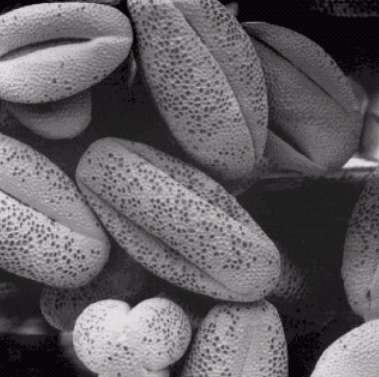
#> input picture imagens/figura09-sift.png, 379 x 377 px
$ python sift.py
#> lines starting #> are read from the running program, lines starting #| are printed output that depends on the picture
import cv2

PATH = "imagens/figura09-sift.png"

img = cv2.imread(PATH, 1)
#> img is the input picture: shape (377, 379, 3); mean B, G, R 98.1, 94.8, 98.1
img_gray = cv2.cvtColor(img, cv2.COLOR_RGB2GRAY)

sift = cv2.SIFT_create()
kp, desc = sift.detectAndCompute(img_gray, None)
#> kp = 2440 keypoints; strongest (x, y, size): (354, 162, 8.3), (106, 328, 40.7), (132, 302, 7.9), (302, 352, 27.3)

print(f"Keypoints detectados: {len(kp)}")
#| Keypoints detectados: 2440

img_kp = cv2.drawKeypoints(img_gray, kp, None, flags=cv2.DRAW_MATCHES_FLAGS_DEFAULT)
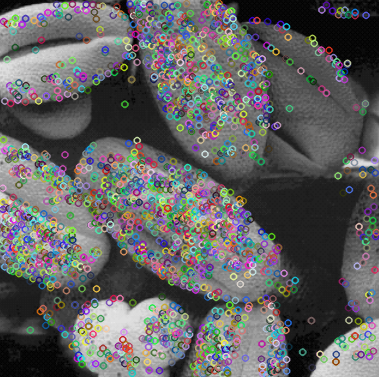
#> img_kp: shape (377, 379, 3); mean of channels 0, 1, 2 97.5, 97.2, 97.3; drawn as B, G, R
img_rich = cv2.drawKeypoints(img_gray, kp, None, flags=cv2.DRAW_MATCHES_FLAGS_DRAW_RICH_KEYPOINTS)
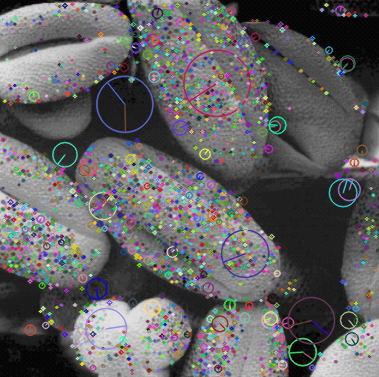
#> img_rich: shape (377, 379, 3); mean of channels 0, 1, 2 98.4, 97.5, 98; drawn as B, G, R

cv2.namedWindow("Original", 2)
cv2.imshow("Original", img_gray)
cv2.namedWindow("SIFT Keypoints", 2)
cv2.imshow("SIFT Keypoints", img_kp)
cv2.namedWindow("SIFT Rich", 2)
cv2.imshow("SIFT Rich", img_rich)

cv2.waitKey(0)
cv2.destroyAllWindows()

$ run again, with imagens/figura26a-pdi.png copied over imagens/figura09-sift.png
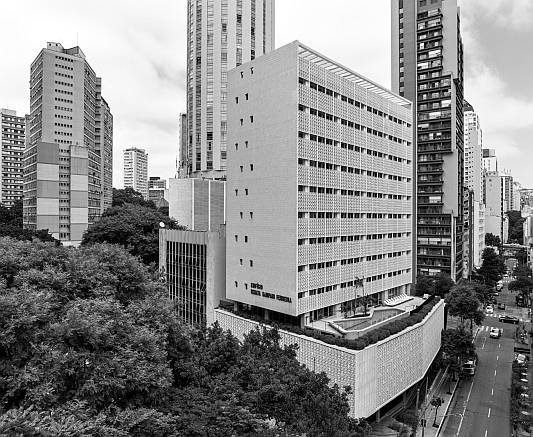
#> input picture imagens/figura26a-pdi.png, 533 x 437 px
#> img is the input picture: shape (437, 533, 3); min 0, max 255, mean 135.7
#> kp = 2086 keypoints; strongest (x, y, size): (162, 224, 3), (422, 44, 2.7), (438, 134, 2), (426, 296, 3.1)
#| Keypoints detectados: 2086
#> `img_kp = cv2.drawKeypoints(img_gray, kp, None, flags=cv2.DRAW_MATCHES_..`:
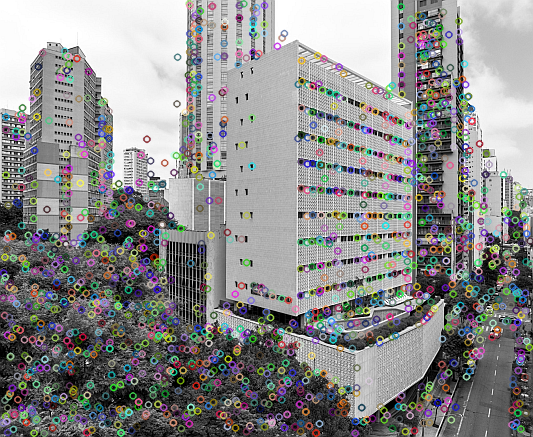
#> img_kp: shape (437, 533, 3); mean of channels 0, 1, 2 139.7, 140, 140.1; drawn as B, G, R
#> `img_rich = cv2.drawKeypoints(img_gray, kp, None, flags=cv2.DRAW_MATCHE..`:
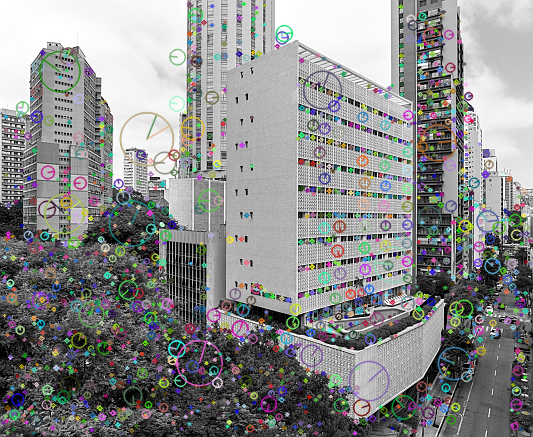
#> img_rich: shape (437, 533, 3); mean of channels 0, 1, 2 138.7, 139, 138.3; drawn as B, G, R

$ run again, with imagens/frutas-morfologia.png copied over imagens/figura09-sift.png
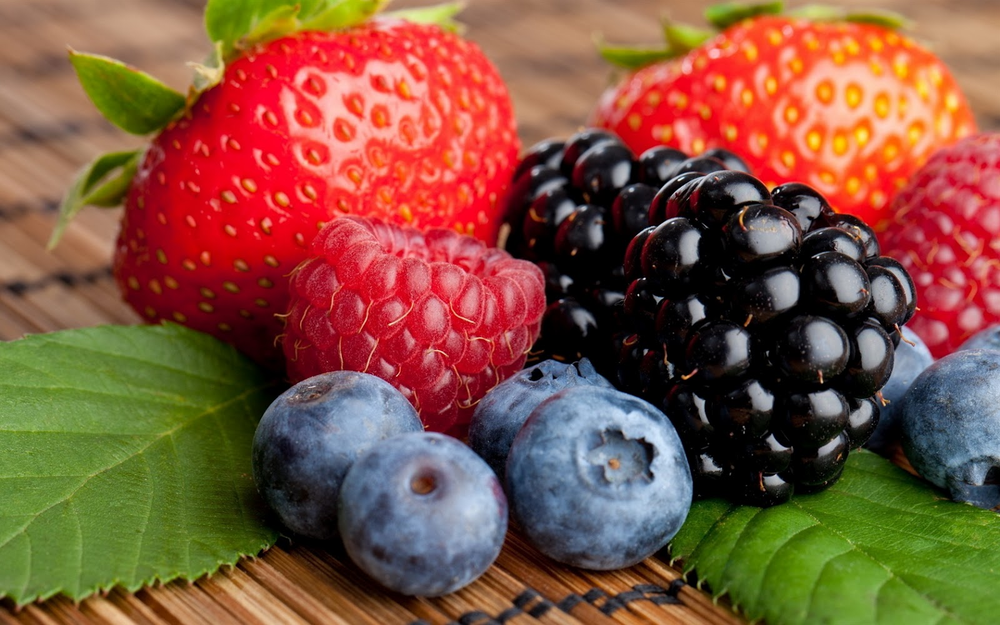
#> input picture imagens/frutas-morfologia.png, 1000 x 625 px, shrunk from 1600 x 1000 before the run
#> img is the input picture: shape (625, 1000, 3); mean B, G, R 62.7, 84.1, 129.7
#> `img_gray = cv2.cvtColor(img, cv2.COLOR_RGB2GRAY)`:
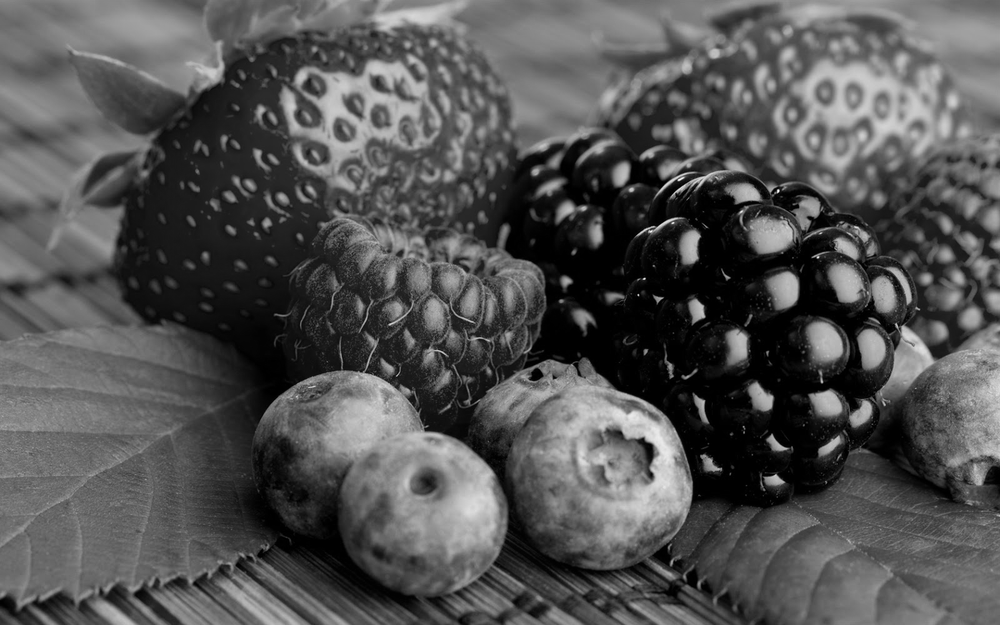
#> img_gray: shape (625, 1000); min 0, max 254, mean 82.9
#> kp = 2927 keypoints; strongest (x, y, size): (778, 191, 1.9), (785, 289, 20.6), (827, 403, 17.6), (697, 310, 11.5)
#| Keypoints detectados: 2927
#> `img_rich = cv2.drawKeypoints(img_gray, kp, None, flags=cv2.DRAW_MATCHE..`:
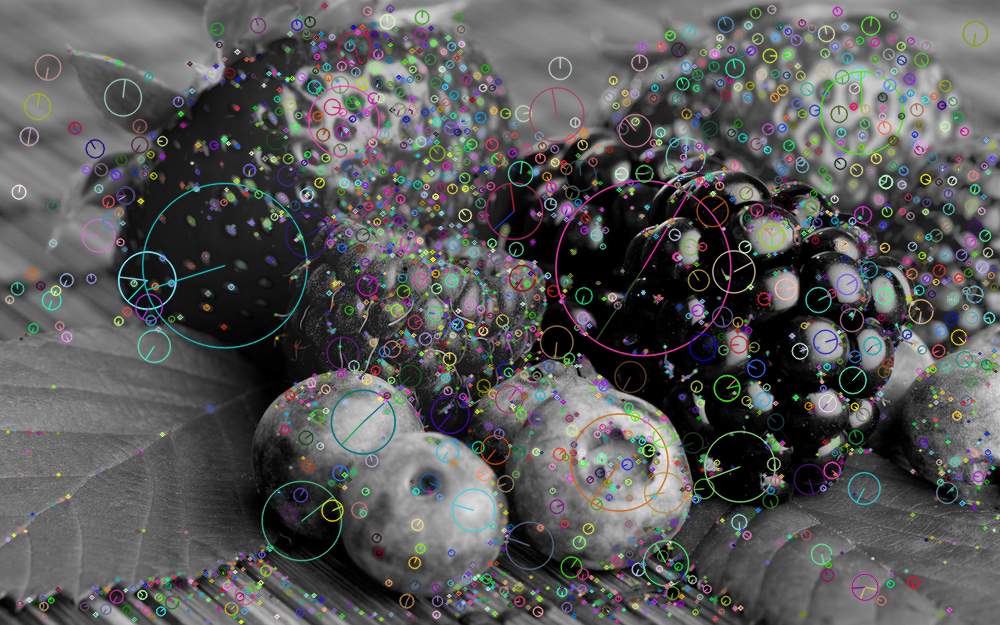
#> img_rich: shape (625, 1000, 3); mean of channels 0, 1, 2 87.2, 87.5, 87; drawn as B, G, R

$ run again, with imagens/linhas-mundo04-hough.png copied over imagens/figura09-sift.png
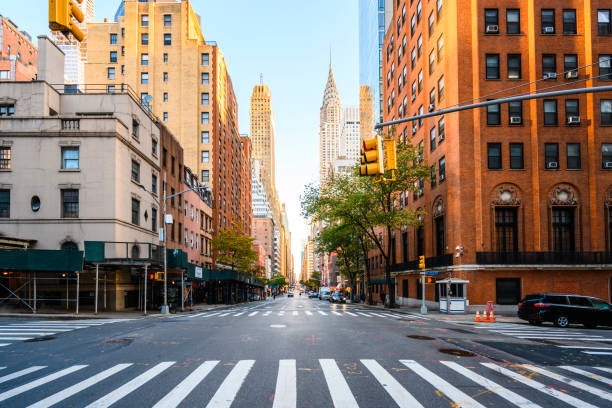
#> input picture imagens/linhas-mundo04-hough.png, 612 x 408 px
#> img is the input picture: shape (408, 612, 3); mean B, G, R 112.8, 124.6, 139.2
#> `img_gray = cv2.cvtColor(img, cv2.COLOR_RGB2GRAY)`:
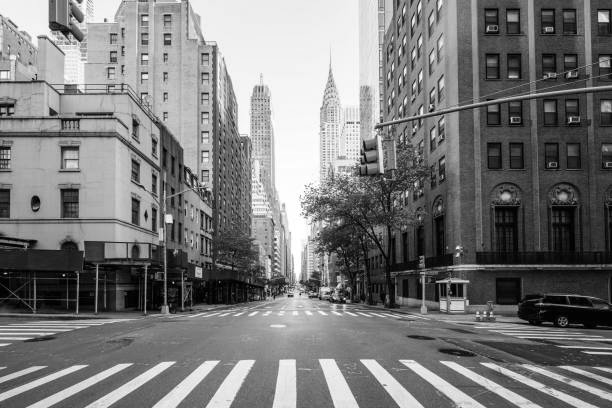
#> img_gray: shape (408, 612); min 0, max 255, mean 122.7
#> kp = 2341 keypoints; strongest (x, y, size): (603, 17, 6.7), (458, 247, 2.2), (35, 200, 6.6), (198, 272, 6.1)
#| Keypoints detectados: 2341
#> `img_rich = cv2.drawKeypoints(img_gray, kp, None, flags=cv2.DRAW_MATCHE..`:
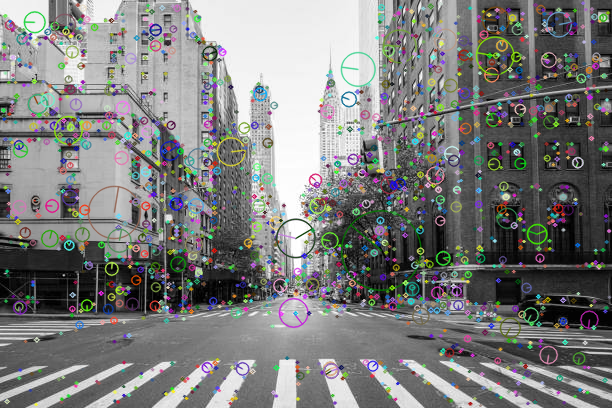
#> img_rich: shape (408, 612, 3); mean of channels 0, 1, 2 124.2, 125.2, 124.6; drawn as B, G, R
